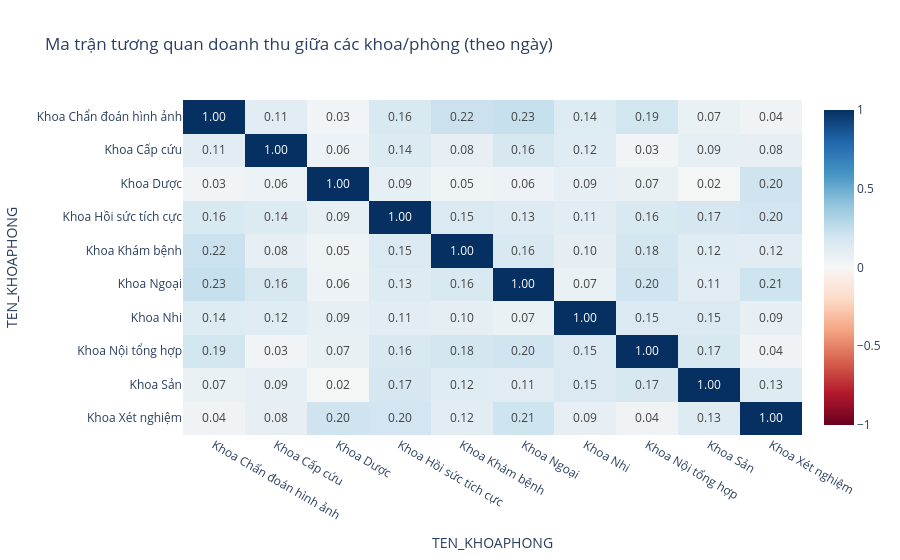

The notebook cell this image was saved under:
### Code cell
# Heatmap tương quan giữa các khoa
fig = px.imshow(
    corr_dept,
    title="Ma trận tương quan doanh thu giữa các khoa/phòng (theo ngày)",
    color_continuous_scale="RdBu",
    zmin=-1, zmax=1,
    text_auto=".2f",
    aspect="auto",
)
fig.show()

### Figure 1 — Plotly figure (JSON) as saved in the notebook; plotly's stock layout.template omitted (floating-point values rounded to 4 significant figures)
{"data": [{"coloraxis": "coloraxis", "hovertemplate": "TEN_KHOAPHONG: %{x}<br>TEN_KHOAPHONG: %{y}<br>color: %{z}<extra></extra>", "name": "0", "texttemplate": "%{z:.2f}", "type": "heatmap", "x": ["Khoa Chẩn đoán hình ảnh", "Khoa Cấp cứu", "Khoa Dược", "Khoa Hồi sức tích cực", "Khoa Khám bệnh", "Khoa Ngoại", "Khoa Nhi", "Khoa Nội tổng hợp", "Khoa Sản", "Khoa Xét nghiệm"], "xaxis": "x", "y": ["Khoa Chẩn đoán hình ảnh", "Khoa Cấp cứu", "Khoa Dược", "Khoa Hồi sức tích cực", "Khoa Khám bệnh", "Khoa Ngoại", "Khoa Nhi", "Khoa Nội tổng hợp", "Khoa Sản", "Khoa Xét nghiệm"], "yaxis": "y", "z": [[1.0, 0.1134, 0.03072, 0.156, 0.2202, 0.2314, 0.1359, 0.1929, 0.0664, 0.04341], [0.1134, 1.0, 0.0577, 0.1418, 0.08388, 0.1621, 0.1209, 0.03151, 0.09081, 0.08407], [0.03072, 0.0577, 1.0, 0.08826, 0.04979, 0.0556, 0.09335, 0.07333, 0.01506, 0.2046], [0.156, 0.1418, 0.08826, 1.0, 0.1511, 0.1286, 0.1123, 0.1575, 0.1728, 0.1953], [0.2202, 0.08388, 0.04979, 0.1511, 1.0, 0.16, 0.1008, 0.1832, 0.1223, 0.1157], [0.2314, 0.1621, 0.0556, 0.1286, 0.16, 1.0, 0.07003, 0.2028, 0.1098, 0.2092], [0.1359, 0.1209, 0.09335, 0.1123, 0.1008, 0.07003, 1.0, 0.1471, 0.1496, 0.08635], [0.1929, 0.03151, 0.07333, 0.1575, 0.1832, 0.2028, 0.1471, 1.0, 0.1666, 0.04034], [0.0664, 0.09081, 0.01506, 0.1728, 0.1223, 0.1098, 0.1496, 0.1666, 1.0, 0.1314], [0.04341, 0.08407, 0.2046, 0.1953, 0.1157, 0.2092, 0.08635, 0.04034, 0.1314, 1.0]]}], "layout": {"coloraxis": {"cmax": 1, "cmin": -1, "colorscale": [[0, "rgb(103,0,31)"], [0.1, "rgb(178,24,43)"], [0.2, "rgb(214,96,77)"], [0.3, "rgb(244,165,130)"], [0.4, "rgb(253,219,199)"], [0.5, "rgb(247,247,247)"], [0.6, "rgb(209,229,240)"], [0.7, "rgb(146,197,222)"], [0.8, "rgb(67,147,195)"], [0.9, "rgb(33,102,172)"], [1, "rgb(5,48,97)"]]}, "title": {"text": "Ma trận tương quan doanh thu giữa các khoa/phòng (theo ngày)"}, "xaxis": {"anchor": "y", "domain": [0, 1], "title": {"text": "TEN_KHOAPHONG"}}, "yaxis": {"anchor": "x", "autorange": "reversed", "domain": [0, 1], "title": {"text": "TEN_KHOAPHONG"}}}}
